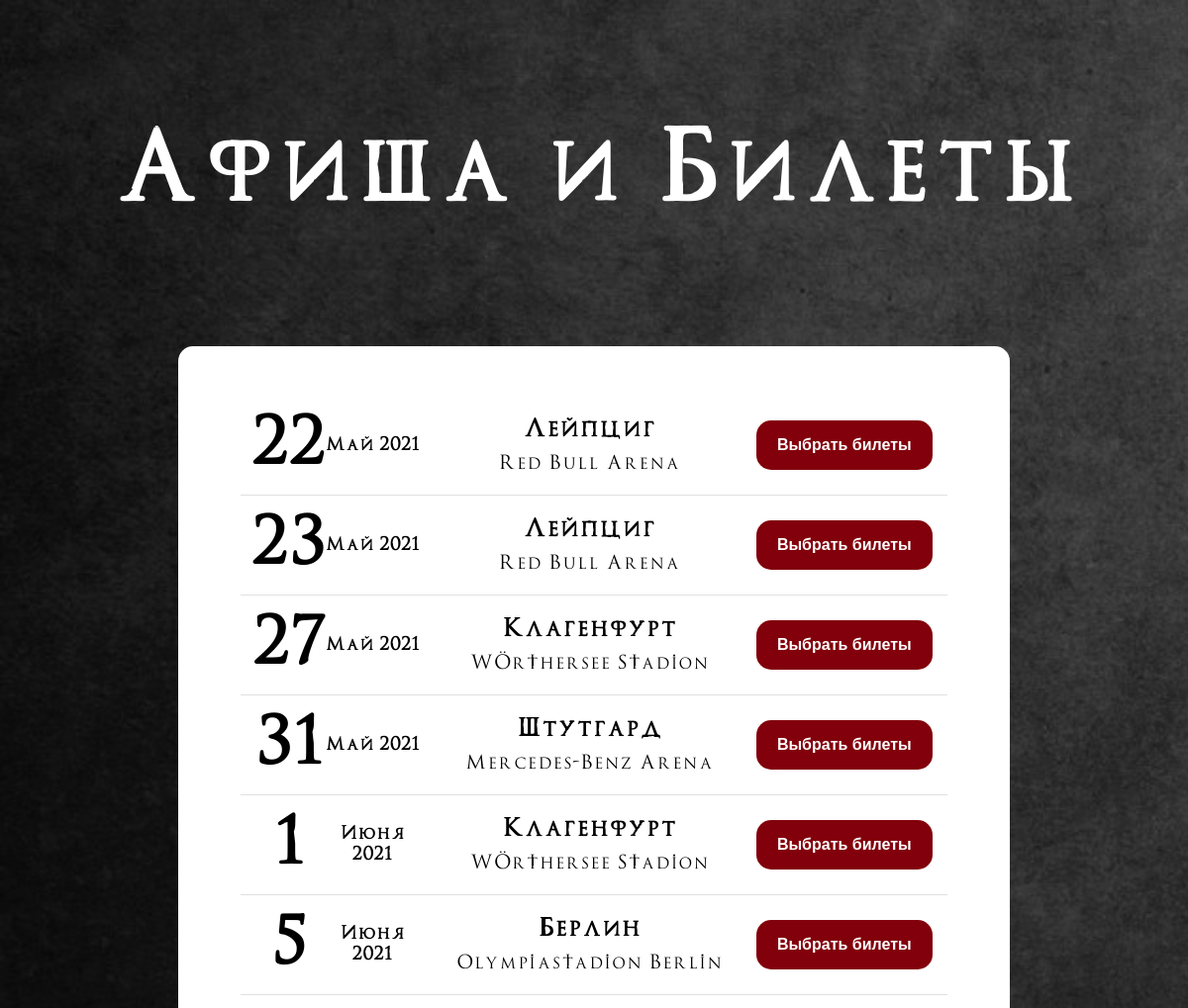
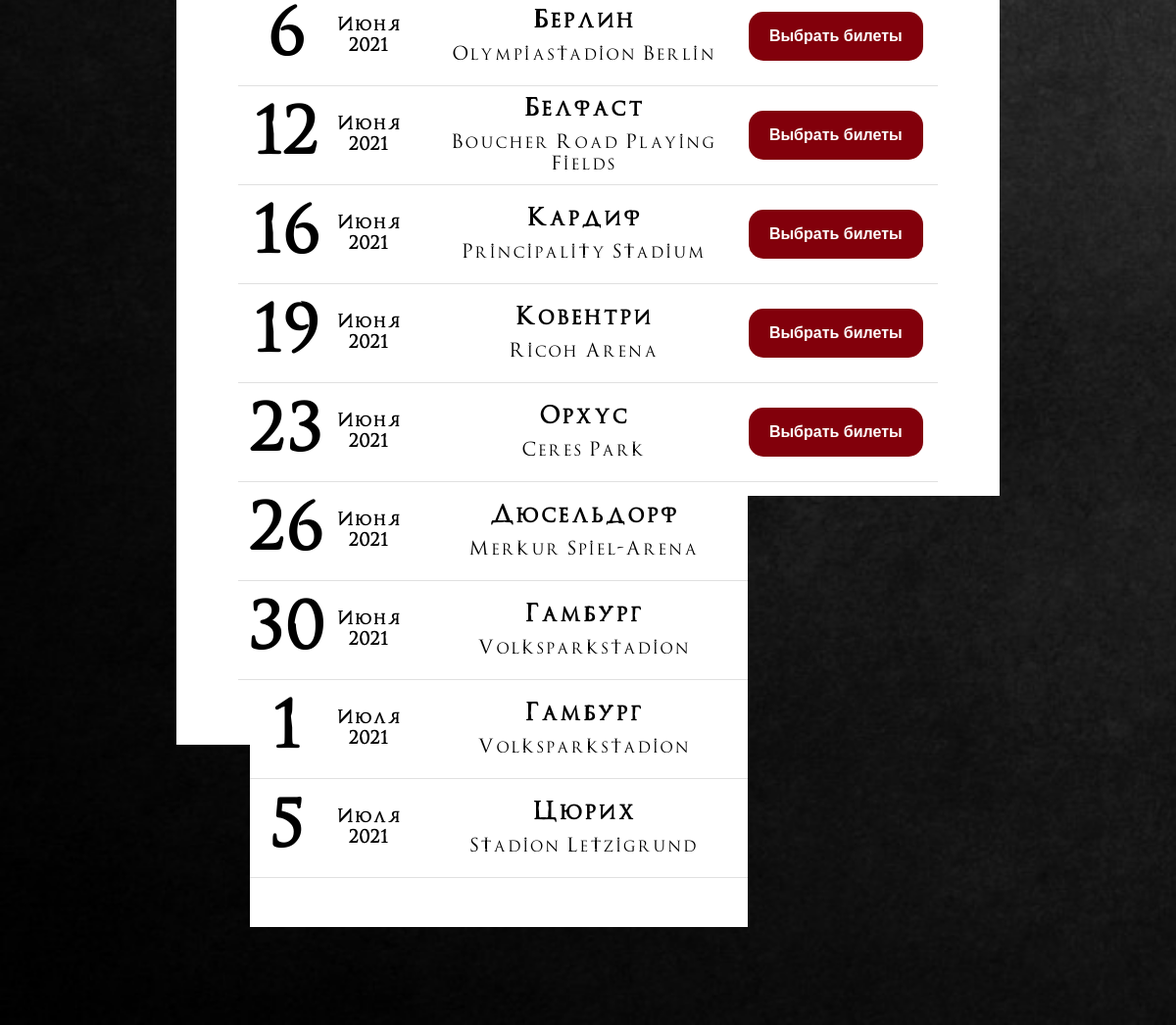
/poster.php, run on the app's committed database (2 pictures, top to bottom).
### tables this page shows
CREATE TABLE `posters` (
  `id` bigint(20) UNSIGNED NOT NULL,
  `concert_date` int(2) NOT NULL,
  `monthyear` varchar(16) NOT NULL,
  `city` varchar(50) NOT NULL,
  `place` varchar(150) NOT NULL
);

### model/getPostersModel.php (called while the page is built)
<?php
class ReadPosters {
  public function __construct() {
    $this->connct = new PDO('mysql:host=localhost;dbname=rammstein', 'rmtar', '2203');
  }
  public function readPostersData() {
    $sth = $this->connct -> prepare('SELECT * FROM posters');
    $sth -> execute();
    $dataPosters = $sth -> fetchAll(PDO::FETCH_ASSOC);
    return $dataPosters;
  }
}

### controller/showPostersController.php (the view)
<?php
require_once "../model/getPostersModel.php";
class ShowPost{
  public function outputPost() {
    $datas = new ReadPosters();
    $res = $datas -> readPostersData();
    foreach($res as $result) {
      echo(" <div class="."pst__tabledatas"."> ");
        echo("<div class="."pst__dateblock".">");
          echo("<div class="."pst__number".">");
            foreach($result as $key => $value) {
              if($key == 'concert_date') {
                echo("<span>$value</span>");
              }
            }
          echo("</div>");
          echo("<div class="."pst__monthyear".">");
            foreach($result as $key => $value) {
              if($key == 'monthyear') {
                echo("<span>$value</span>");
              }
            }
          echo("</div>");
        echo("</div>");
        echo("<div class="."pst__placeblock".">");
          echo("<div class="."pst__place".">");
            foreach($result as $key => $value) {
              if($key == 'city') {
                echo("<span>$value</span>");
              }
            }
            echo("<span>$value</span>");
          echo("</div>");
        echo("</div>");
        echo("<div class="."pst__btnblock".">");
          echo("<button>Выбрать билеты</button>");
        echo("</div>");
      echo("</div>");
    }
  }
}

### data on the page
posters: concert_date "22", monthyear "Май 2021", city "Лейпциг", place "Red Bull Arena"
posters: concert_date "23", monthyear "Май 2021", city "Лейпциг", place "Red Bull Arena"
posters: concert_date "27", monthyear "Май 2021", city "Клагенфурт", place "Wörthersee Stadion"
posters: concert_date "31", monthyear "Май 2021", city "Штутгард", place "Mercedes-Benz Arena"
posters: concert_date "1", monthyear "Июня 2021", city "Клагенфурт", place "Wörthersee Stadion"
posters: concert_date "5", monthyear "Июня 2021", city "Берлин", place "Olympiastadion Berlin"
posters: concert_date "6", monthyear "Июня 2021", city "Берлин", place "Olympiastadion Berlin"
posters: concert_date "12", monthyear "Июня 2021", city "Белфаст", place "Boucher Road Playing Fields"
posters: concert_date "16", monthyear "Июня 2021", city "Кардиф", place "Principality Stadium"
posters: concert_date "19", monthyear "Июня 2021", city "Ковентри", place "Ricoh Arena"
posters: concert_date "23", monthyear "Июня 2021", city "Opxyc", place "Ceres Park"
posters: concert_date "26", monthyear "Июня 2021", city "Дюсельдорф", place "Merkur Spiel-Arena"
posters: concert_date "30", monthyear "Июня 2021", city "Гамбург", place "Volksparkstadion"
posters: concert_date "1", monthyear "Июля 2021", city "Гамбург", place "Volksparkstadion"
posters: concert_date "5", monthyear "Июля 2021", city "Цюрих", place "Stadion Letzigrund"
